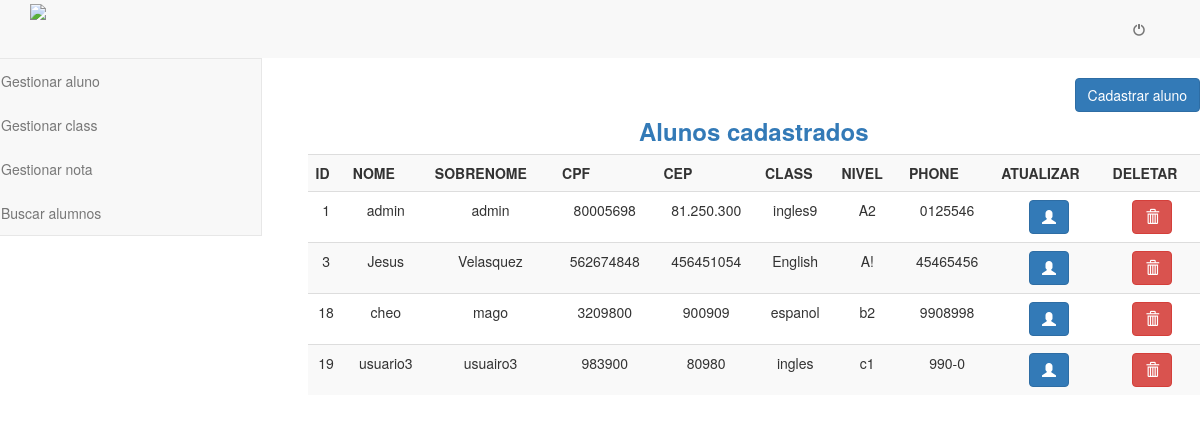
Screenshot of /students/students.php (signed in) with the database file from the repository.
### tables this page shows
CREATE TABLE `student` (
  `id` int(11) NOT NULL,
  `name` varchar(45) NOT NULL,
  `surname` varchar(45) NOT NULL,
  `cpf` varchar(45) NOT NULL,
  `cep` varchar(45) NOT NULL,
  `class` varchar(45) NOT NULL,
  `nivel` varchar(45) NOT NULL,
  `phone` varchar(45) DEFAULT NULL
);

### students/students.php (the view, shortened to what this page needs)
 <?php
$objDb = new dba();
$link = $objDb->conecta_mysql();
$sql = "SELECT * FROM student";
$select = $link->query($sql);
  ?>
<!DOCTYPE HTML>
<html lang="pt-br">
	<head>
	<head>
<?php require_once('../default/cabezalo.php');  ?>
 </head>
	<body>
<?php  require_once ('../default/menu.php');?>
<div class="container container-cs">
<div class="row">
  <div class="col-sm-3 menu-vertical">
    <?php  require_once ('../default/menuVertical.php');?>
  </div>
  <div class="col-sm-9 con content">
	<div>
		<br>
		<a href="cadastropst.php"><button id="" type="button" class="btn btn-primary pull-right" >Cadastrar aluno</button></a>
		<br>
		<h3 class="text-center text-primary"><strong>Alunos cadastrados</strong></h3>
		<table class="table table-striped text-center ">
			<tr>
				<th>ID</th>
				<th>NOME</th>
				<th>SOBRENOME</th>
				<th>CPF</th>
				<th>CEP</th>
				<th>CLASS</th>
				<th>NIVEL</th>
				<th>PHONE</th>
				<th>ATUALIZAR</th>
				<th>DELETAR</th>
			</tr>
		<?php
		while ($mostraralumno = $select->fetch_array(MYSQLI_BOTH)) {
			echo' <tr>
						<td>'.$mostraralumno['id'].'</td>
						<td>'.$mostraralumno['name'].'</td>
						<td>'.$mostraralumno['surname'].'</td>
						<td>'.$mostraralumno['cpf'].'</td>
						<td>'.$mostraralumno['cep'].'</td>
						<td>'.$mostraralumno['class'].'</td>
						<td>'.$mostraralumno['nivel'].'</td>
						<td>'.$mostraralumno['phone'].'</td>';
			?>
				<td><button id ="prueba" type="button" class="btn btn-primary"  onclick="cadastro(<?php echo $mostraralumno['id']; ?>, <?php echo "'". $mostraralumno['name'] . "'"; ?>)"  ><span class="glyphicon glyphicon-user"></span></button></td>
				<td>
				<button type="button" class="btn btn-danger" onclick="teste(<?php echo $mostraralumno['id']; ?>)">
					<span class="glyphicon glyphicon-trash"></span>
				</button>
				</td>
			    </tr>
		<?php
			}
		 ?>
		</table>
	</div>
  </div>
</div>
</div>
	</body>
</html>

### css/styles.css (style rules this page uses)
body { width: 100%; margin: 0 auto !important; }
.container-cs { width:100% !important; padding:0px !important; }
.menu-vertical { padding:0px !important; margin:0px !important; }
.row { margin-top:0px !important; }

### rows the page displays
student: id "1", name "admin", surname "admin", cpf "80005698", cep "81.250.300", class "ingles9", nivel "A2", phone "0125546"
student: id "3", name "Jesus", surname "Velasquez", cpf "562674848", cep "456451054", class "English", nivel "A!", phone "45465456"
student: id "18", name "cheo", surname "mago", cpf "3209800", cep "900909", class "espanol", nivel "b2", phone "9908998"
student: id "19", name "usuario3", surname "usuairo3", cpf "983900", cep "80980", class "ingles", nivel "c1", phone "990-0"
